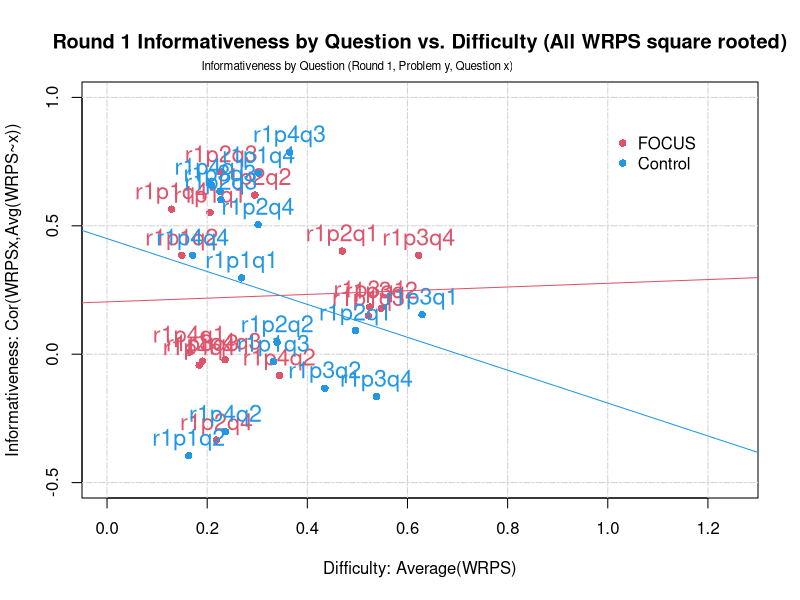
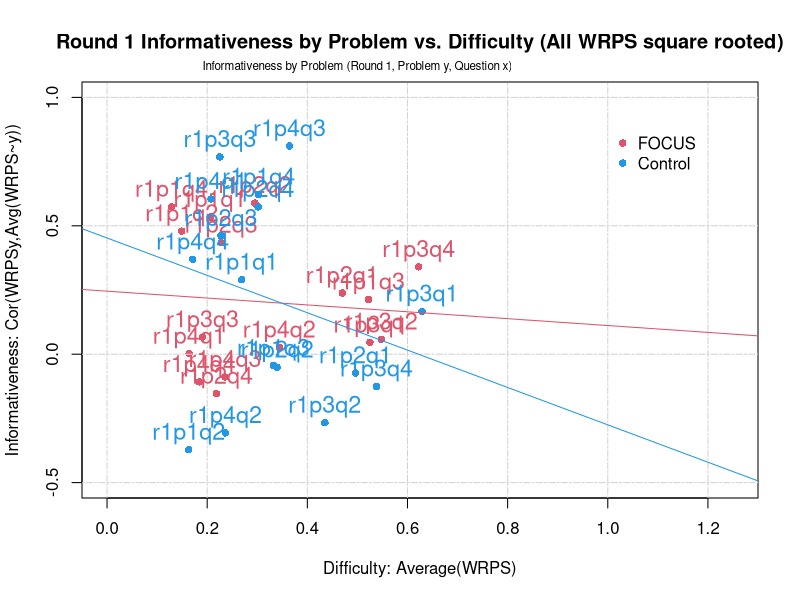
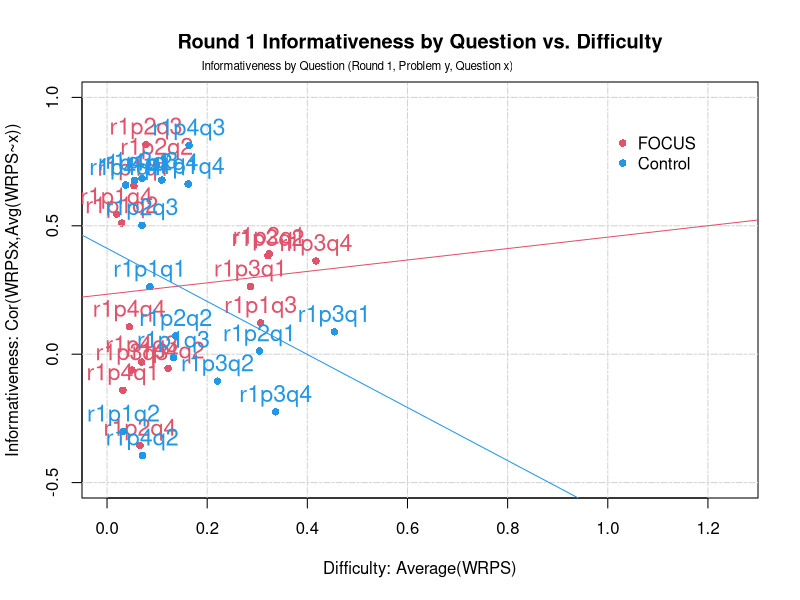
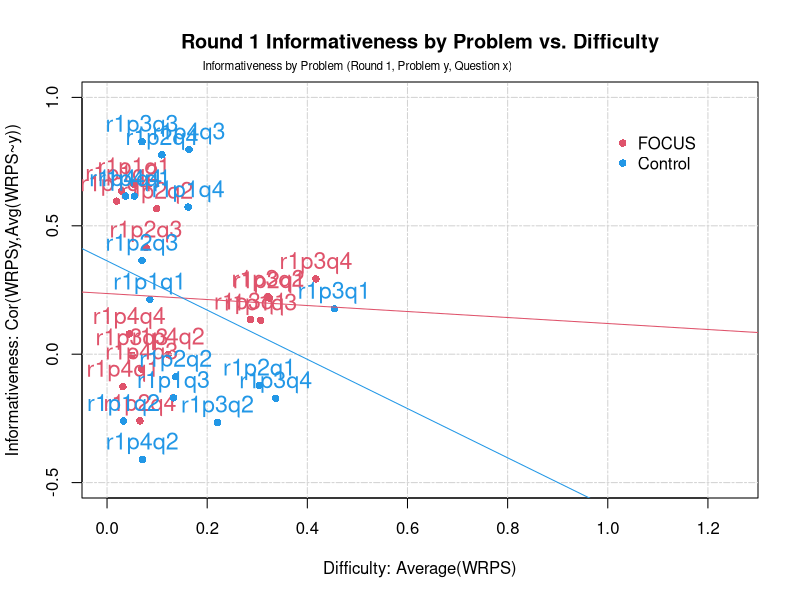
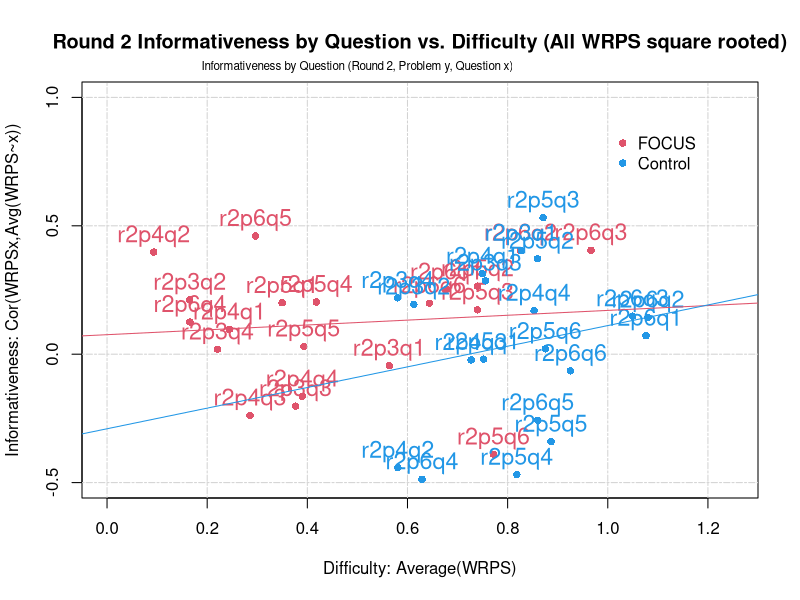
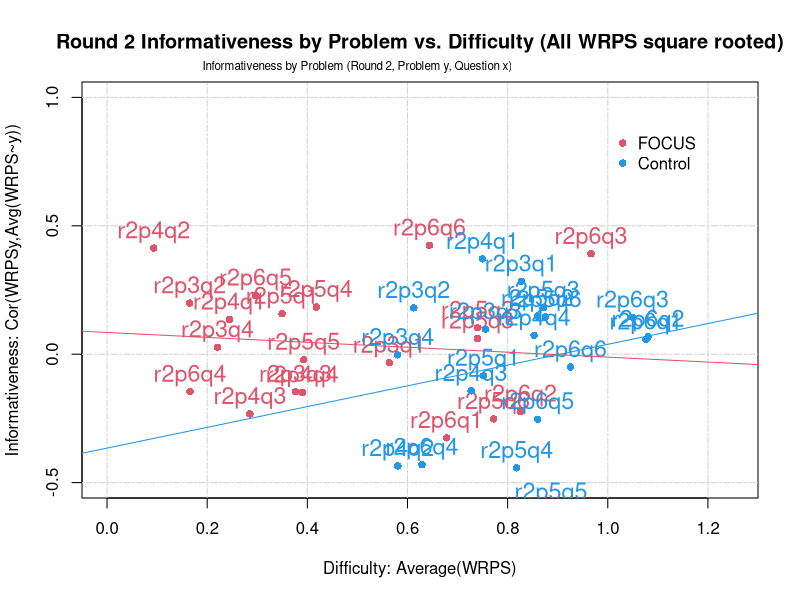
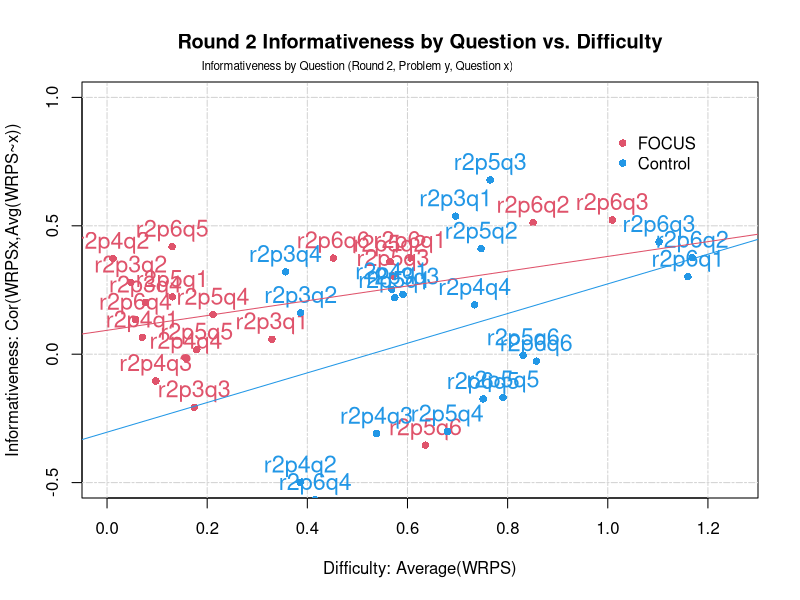
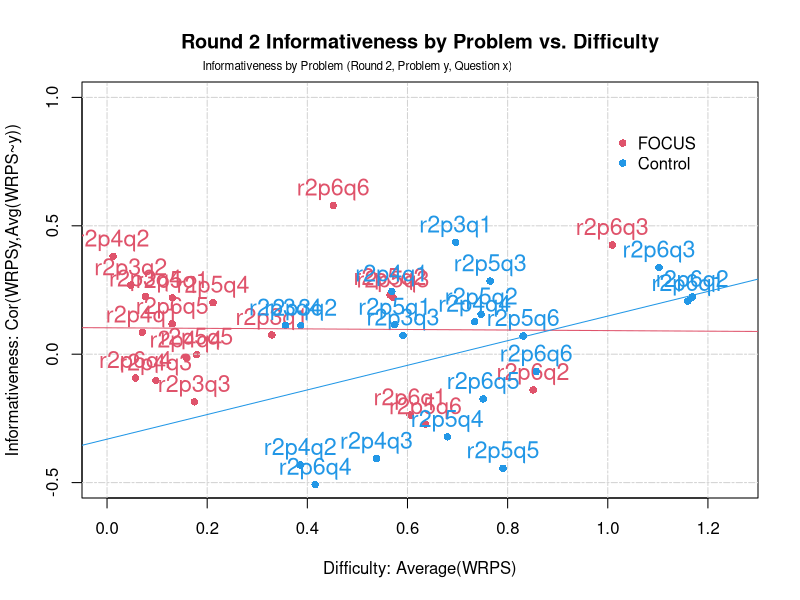

Source code (R) for these figures, in order:

focusdataR1 <- read.csv("InformativenessVsDifficultyR1 - FOCUS.csv", row.names=1)
controldataR1 <- read.csv("InformativenessVsDifficultyR1 - Control.csv", row.names=1)
p_startsR1 = c(1,5,9,13)

focusdataR2 <- read.csv("InformativenessVsDifficultyR2 - FOCUS.csv", row.names=1)
controldataR2 <- read.csv("InformativenessVsDifficultyR2 - Control.csv", row.names=1)
p_startsR2 = c(1,5,9,15)



create_graphs = function(round_no,focusdata,controldata,p_starts,do_sqrt){

  if (do_sqrt){
    focusdata = sqrt(focusdata)
    controldata = sqrt(controldata)
  }
  
  #get average of each column
  focus_difficulty= apply(focusdata[,],2,mean)
  control_difficulty= apply(controldata[,],2,mean)
  
  #get averages of all other questions by forecaster/team
  focus_difficulty_Qx = focusdata
  for (i in 1:length(focusdata)){
    focus_difficulty_Qx[,i] = apply(focusdata[,-i],1,mean)
  }
  control_difficulty_Qx = controldata
  for (i in 1:length(controldata)){
    control_difficulty_Qx[,i] = apply(controldata[,-i],1,mean)
  }
  
  #correlate question scores to means of all other questions
  focus_informativeness_Qx = focus_difficulty
  for (i in 1:length(focusdata)){
    focus_informativeness_Qx[i] = cor(focusdata[,i],focus_difficulty_Qx[,i])
  }  
  control_informativeness_Qx = control_difficulty
  for (i in 1:length(controldata)){
    control_informativeness_Qx[i] = cor(controldata[,i],control_difficulty_Qx[,i])
  }  
  
  #produce plot of informativeness vs difficulty by question
  
  if (round_no==2){
      
      if (do_sqrt){
        png("Round 2 Informativeness by Question vs. Difficulty (All WRPS square rooted)",width = 1000,height = 700)
        plot(focus_difficulty,focus_informativeness_Qx,main="Round 2 Informativeness by Question vs. Difficulty (All WRPS square rooted)",
           col = 2,xlab = 'Difficulty: Average(WRPS)',ylab = 'Informativeness: Cor(WRPSx,Avg(WRPS~x))',
           xlim=c(0,1.25),ylim=c(-.5,1),pch=16)
      } else {
        png("Round 2 Informativeness by Question vs. Difficulty",width = 1000,height = 700)
        plot(focus_difficulty,focus_informativeness_Qx,main="Round 2 Informativeness by Question vs. Difficulty",
           col = 2,xlab = 'Difficulty: Average(WRPS)',ylab = 'Informativeness: Cor(WRPSx,Avg(WRPS~x))',
           xlim=c(0,1.25),ylim=c(-.5,1),pch=16)
      }
      mtext("Informativeness by Question (Round 2, Problem y, Question x)",side=3,line=0.4,at=.5,adj=0.5,cex=.7)
      grid (NULL,NULL, lty = 6) 
      text(focus_difficulty,focus_informativeness_Qx+.06,labels = colnames(focusdata),col=2,cex=1.4)
      points(control_difficulty,control_informativeness_Qx,col=4,pch=16)
      text(control_difficulty,control_informativeness_Qx+.06,labels = colnames(focusdata),col=4,cex=1.4)
      abline(lm(focus_informativeness_Qx~focus_difficulty),col=2)
      abline(lm(control_informativeness_Qx~control_difficulty),col=4)
      legend(x=1,y=.9,legend=c("FOCUS","Control"),col=c(2,4),pch=16,bty='n')
      dev.off()
      
      #do the same thing but by problem instead of question
      #get averages of all other problems (not questions) by forecaster/team
      #Cannot get for loops to work here... grrrr
      focus_difficulty_Px = focusdata
      focus_difficulty_Px[,p_starts[1]:(p_starts[2]-1)] = apply(focusdata[,-(p_starts[1]:(p_starts[2]-1))],1,mean)
      focus_difficulty_Px[,p_starts[2]:(p_starts[3]-1)] = apply(focusdata[,-(p_starts[2]:(p_starts[3]-1))],1,mean)
      focus_difficulty_Px[,p_starts[3]:(p_starts[4]-1)] = apply(focusdata[,-(p_starts[3]:(p_starts[4]-1))],1,mean)
      focus_difficulty_Px[,p_starts[4]:length(focusdata)] = apply(focusdata[,-(p_starts[4]:length(focusdata))],1,mean)
      
      control_difficulty_Px = controldata
      control_difficulty_Px[,p_starts[1]:(p_starts[2]-1)] = apply(controldata[,-(p_starts[1]:(p_starts[2]-1))],1,mean)
      control_difficulty_Px[,p_starts[2]:(p_starts[3]-1)] = apply(controldata[,-(p_starts[2]:(p_starts[3]-1))],1,mean)
      control_difficulty_Px[,p_starts[3]:(p_starts[4]-1)] = apply(controldata[,-(p_starts[3]:(p_starts[4]-1))],1,mean)
      control_difficulty_Px[,p_starts[4]:length(controldata)] = apply(controldata[,-(p_starts[4]:length(controldata))],1,mean)
      
      
      #correlate problem scores to means of all other questions
      focus_informativeness_Px = focus_difficulty
      for (i in 1:length(focusdata)){
        focus_informativeness_Px[i] = cor(focusdata[,i],focus_difficulty_Px[,i])
      }  
      control_informativeness_Px = control_difficulty
      for (i in 1:length(controldata)){
        control_informativeness_Px[i] = cor(controldata[,i],control_difficulty_Px[,i])
      }  
      
      #produce plot of informativeness vs difficulty by prpblem
      if (do_sqrt){
        png("Round 2 Informativeness by Problem vs. Difficulty (All WRPS square rooted)",width = 1000,height = 700)
        plot(focus_difficulty,focus_informativeness_Px,main="Round 2 Informativeness by Problem vs. Difficulty (All WRPS square rooted)",
           col = 2,xlab = 'Difficulty: Average(WRPS)',ylab = 'Informativeness: Cor(WRPSy,Avg(WRPS~y))',
           xlim=c(0,1.25),ylim=c(-.5,1),pch=16)
      } else {
        png("Round 2 Informativeness by Problem vs. Difficulty",width = 1000,height = 700)
        plot(focus_difficulty,focus_informativeness_Px,main="Round 2 Informativeness by Problem vs. Difficulty",
           col = 2,xlab = 'Difficulty: Average(WRPS)',ylab = 'Informativeness: Cor(WRPSy,Avg(WRPS~y))',
           xlim=c(0,1.25),ylim=c(-.5,1),pch=16)
      }
      mtext("Informativeness by Problem (Round 2, Problem y, Question x)",side=3,line=0.4,at=.5,adj=0.5,cex=.7)
      grid (NULL,NULL, lty = 6) 
      text(focus_difficulty,focus_informativeness_Px+.06,labels = colnames(focusdata),col=2,cex=1.4)
      points(control_difficulty,control_informativeness_Px,col=4,pch=16)
      text(control_difficulty,control_informativeness_Px+.06,labels = colnames(focusdata),col=4,cex=1.4)
      abline(lm(focus_informativeness_Px~focus_difficulty),col=2)
      abline(lm(control_informativeness_Px~control_difficulty),col=4)
      legend(x=1,y=.9,legend=c("FOCUS","Control"),col=c(2,4),pch=16,bty='n')
      dev.off()
  
  } else {
    
    #produce plot of informativeness vs difficulty by question
    if(do_sqrt){
      png("Round 1 Informativeness by Question vs. Difficulty (All WRPS square rooted)",width = 1000,height = 700)
      plot(focus_difficulty,focus_informativeness_Qx,main="Round 1 Informativeness by Question vs. Difficulty (All WRPS square rooted)",
           col = 2,xlab = 'Difficulty: Average(WRPS)',ylab = 'Informativeness: Cor(WRPSx,Avg(WRPS~x))',
           xlim=c(0,1.25),ylim=c(-.5,1),pch=16)
    } else {
      png("Round 1 Informativeness by Question vs. Difficulty",width = 1000,height = 700)
      plot(focus_difficulty,focus_informativeness_Qx,main="Round 1 Informativeness by Question vs. Difficulty",
           col = 2,xlab = 'Difficulty: Average(WRPS)',ylab = 'Informativeness: Cor(WRPSx,Avg(WRPS~x))',
           xlim=c(0,1.25),ylim=c(-.5,1),pch=16)
    }
    mtext("Informativeness by Question (Round 1, Problem y, Question x)",side=3,line=0.4,at=.5,adj=0.5,cex=.7)
    grid (NULL,NULL, lty = 6) 
    text(focus_difficulty,focus_informativeness_Qx+.06,labels = colnames(focusdata),col=2,cex=1.4)
    points(control_difficulty,control_informativeness_Qx,col=4,pch=16)
    text(control_difficulty,control_informativeness_Qx+.06,labels = colnames(focusdata),col=4,cex=1.4)
    abline(lm(focus_informativeness_Qx~focus_difficulty),col=2)
    abline(lm(control_informativeness_Qx~control_difficulty),col=4)
    legend(x=1,y=.9,legend=c("FOCUS","Control"),col=c(2,4),pch=16,bty='n')
    dev.off()
    
    #do the same thing but by problem instead of question
    #get averages of all other problems (not questions) by forecaster/team
    #Cannot get for loops to work here... grrrr
    focus_difficulty_Px = focusdata
    focus_difficulty_Px[,p_starts[1]:(p_starts[2]-1)] = apply(focusdata[,-(p_starts[1]:(p_starts[2]-1))],1,mean)
    focus_difficulty_Px[,p_starts[2]:(p_starts[3]-1)] = apply(focusdata[,-(p_starts[2]:(p_starts[3]-1))],1,mean)
    focus_difficulty_Px[,p_starts[3]:(p_starts[4]-1)] = apply(focusdata[,-(p_starts[3]:(p_starts[4]-1))],1,mean)
    focus_difficulty_Px[,p_starts[4]:length(focusdata)] = apply(focusdata[,-(p_starts[4]:length(focusdata))],1,mean)
    
    control_difficulty_Px = controldata
    control_difficulty_Px[,p_starts[1]:(p_starts[2]-1)] = apply(controldata[,-(p_starts[1]:(p_starts[2]-1))],1,mean)
    control_difficulty_Px[,p_starts[2]:(p_starts[3]-1)] = apply(controldata[,-(p_starts[2]:(p_starts[3]-1))],1,mean)
    control_difficulty_Px[,p_starts[3]:(p_starts[4]-1)] = apply(controldata[,-(p_starts[3]:(p_starts[4]-1))],1,mean)
    control_difficulty_Px[,p_starts[4]:length(controldata)] = apply(controldata[,-(p_starts[4]:length(controldata))],1,mean)
    
    
    #correlate problem scores to means of all other questions
    focus_informativeness_Px = focus_difficulty
    for (i in 1:length(focusdata)){
      focus_informativeness_Px[i] = cor(focusdata[,i],focus_difficulty_Px[,i])
    }  
    control_informativeness_Px = control_difficulty
    for (i in 1:length(controldata)){
      control_informativeness_Px[i] = cor(controldata[,i],control_difficulty_Px[,i])
    }  
    
    #produce plot of informativeness vs difficulty by prpblem
    if(do_sqrt){
      png("Round 1 Informativeness by Problem vs. Difficulty (All WRPS square rooted)",width = 1000,height = 700)
      plot(focus_difficulty,focus_informativeness_Px,main="Round 1 Informativeness by Problem vs. Difficulty (All WRPS square rooted)",
           col = 2,xlab = 'Difficulty: Average(WRPS)',ylab = 'Informativeness: Cor(WRPSy,Avg(WRPS~y))',
           xlim=c(0,1.25),ylim=c(-.5,1),pch=16)
    } else {
      png("Round 1 Informativeness by Problem vs. Difficulty",width = 1000,height = 700)
      plot(focus_difficulty,focus_informativeness_Px,main="Round 1 Informativeness by Problem vs. Difficulty",
           col = 2,xlab = 'Difficulty: Average(WRPS)',ylab = 'Informativeness: Cor(WRPSy,Avg(WRPS~y))',
           xlim=c(0,1.25),ylim=c(-.5,1),pch=16)
    }
    mtext("Informativeness by Problem (Round 1, Problem y, Question x)",side=3,line=0.4,at=.5,adj=0.5,cex=.7)
    grid (NULL,NULL, lty = 6) 
    text(focus_difficulty,focus_informativeness_Px+.06,labels = colnames(focusdata),col=2,cex=1.4)
    points(control_difficulty,control_informativeness_Px,col=4,pch=16)
    text(control_difficulty,control_informativeness_Px+.06,labels = colnames(focusdata),col=4,cex=1.4)
    abline(lm(focus_informativeness_Px~focus_difficulty),col=2)
    abline(lm(control_informativeness_Px~control_difficulty),col=4)
    legend(x=1,y=.9,legend=c("FOCUS","Control"),col=c(2,4),pch=16,bty='n')
    dev.off()
  
  }

}


create_graphs(1,focusdataR1,controldataR1,p_startsR1,T)
create_graphs(1,focusdataR1,controldataR1,p_startsR1,F)
create_graphs(2,focusdataR2,controldataR2,p_startsR2,T)
create_graphs(2,focusdataR2,controldataR2,p_startsR2,F)



